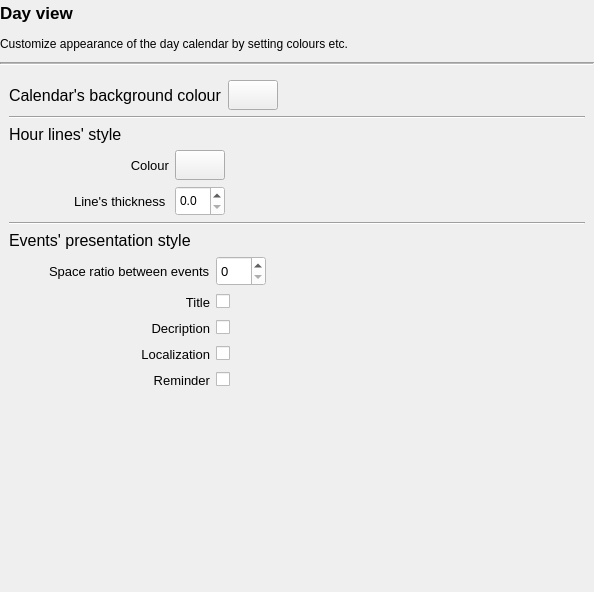
<?xml version="1.0" encoding="UTF-8"?>
<ui version="4.0">
 <class>Form</class>
 <widget class="QWidget" name="Form">
  <property name="geometry">
   <rect>
    <x>0</x>
    <y>0</y>
    <width>594</width>
    <height>592</height>
   </rect>
  </property>
  <property name="windowTitle">
   <string>Form</string>
  </property>
  <layout class="QGridLayout" name="gridLayout">
   <property name="leftMargin">
    <number>0</number>
   </property>
   <property name="topMargin">
    <number>0</number>
   </property>
   <property name="rightMargin">
    <number>0</number>
   </property>
   <property name="bottomMargin">
    <number>0</number>
   </property>
   <item row="3" column="0" colspan="2">
    <widget class="QScrollArea" name="scrollArea">
     <property name="frameShape">
      <enum>QFrame::NoFrame</enum>
     </property>
     <property name="lineWidth">
      <number>1</number>
     </property>
     <property name="widgetResizable">
      <bool>true</bool>
     </property>
     <widget class="QWidget" name="scrollAreaWidgetContents">
      <property name="geometry">
       <rect>
        <x>0</x>
        <y>0</y>
        <width>594</width>
        <height>521</height>
       </rect>
      </property>
      <layout class="QVBoxLayout" name="verticalLayout">
       <item>
        <layout class="QGridLayout" name="gridLayout_2">
         <item row="0" column="0">
          <widget class="QLabel" name="sectionTitleLabel_1">
           <property name="font">
            <font>
             <pointsize>12</pointsize>
            </font>
           </property>
           <property name="text">
            <string>Calendar's background colour</string>
           </property>
          </widget>
         </item>
         <item row="0" column="1">
          <widget class="QPushButton" name="calendarBackColourBtn">
           <property name="minimumSize">
            <size>
             <width>50</width>
             <height>30</height>
            </size>
           </property>
           <property name="maximumSize">
            <size>
             <width>50</width>
             <height>30</height>
            </size>
           </property>
           <property name="text">
            <string/>
           </property>
          </widget>
         </item>
         <item row="0" column="2">
          <spacer name="horizontalSpacer">
           <property name="orientation">
            <enum>Qt::Horizontal</enum>
           </property>
           <property name="sizeHint" stdset="0">
            <size>
             <width>40</width>
             <height>20</height>
            </size>
           </property>
          </spacer>
         </item>
        </layout>
       </item>
       <item>
        <widget class="Line" name="line_2">
         <property name="orientation">
          <enum>Qt::Horizontal</enum>
         </property>
        </widget>
       </item>
       <item>
        <layout class="QGridLayout" name="gridLayout_5">
         <item row="1" column="0">
          <layout class="QGridLayout" name="gridLayout_3">
           <item row="0" column="2">
            <widget class="QPushButton" name="linesColourBtn">
             <property name="minimumSize">
              <size>
               <width>50</width>
               <height>30</height>
              </size>
             </property>
             <property name="maximumSize">
              <size>
               <width>50</width>
               <height>30</height>
              </size>
             </property>
             <property name="text">
              <string/>
             </property>
            </widget>
           </item>
           <item row="0" column="3">
            <spacer name="horizontalSpacer_2">
             <property name="orientation">
              <enum>Qt::Horizontal</enum>
             </property>
             <property name="sizeHint" stdset="0">
              <size>
               <width>40</width>
               <height>20</height>
              </size>
             </property>
            </spacer>
           </item>
           <item row="0" column="1">
            <widget class="QLabel" name="lineColourLabel">
             <property name="minimumSize">
              <size>
               <width>120</width>
               <height>0</height>
              </size>
             </property>
             <property name="maximumSize">
              <size>
               <width>120</width>
               <height>16777215</height>
              </size>
             </property>
             <property name="font">
              <font>
               <pointsize>10</pointsize>
              </font>
             </property>
             <property name="text">
              <string>Colour</string>
             </property>
             <property name="alignment">
              <set>Qt::AlignRight|Qt::AlignTrailing|Qt::AlignVCenter</set>
             </property>
            </widget>
           </item>
           <item row="0" column="0">
            <spacer name="horizontalSpacer_15">
             <property name="orientation">
              <enum>Qt::Horizontal</enum>
             </property>
             <property name="sizeType">
              <enum>QSizePolicy::Fixed</enum>
             </property>
             <property name="sizeHint" stdset="0">
              <size>
               <width>40</width>
               <height>20</height>
              </size>
             </property>
            </spacer>
           </item>
          </layout>
         </item>
         <item row="2" column="0">
          <layout class="QGridLayout" name="gridLayout_4">
           <item row="0" column="0">
            <spacer name="horizontalSpacer_3">
             <property name="orientation">
              <enum>Qt::Horizontal</enum>
             </property>
             <property name="sizeType">
              <enum>QSizePolicy::Fixed</enum>
             </property>
             <property name="sizeHint" stdset="0">
              <size>
               <width>40</width>
               <height>20</height>
              </size>
             </property>
            </spacer>
           </item>
           <item row="0" column="1">
            <widget class="QLabel" name="lineThicknessLabel">
             <property name="minimumSize">
              <size>
               <width>120</width>
               <height>0</height>
              </size>
             </property>
             <property name="maximumSize">
              <size>
               <width>120</width>
               <height>16777215</height>
              </size>
             </property>
             <property name="font">
              <font>
               <pointsize>10</pointsize>
              </font>
             </property>
             <property name="text">
              <string>Line's thickness </string>
             </property>
             <property name="alignment">
              <set>Qt::AlignRight|Qt::AlignTrailing|Qt::AlignVCenter</set>
             </property>
            </widget>
           </item>
           <item row="0" column="2">
            <widget class="QDoubleSpinBox" name="hourLinesThicknessRatioSpinBox">
             <property name="minimumSize">
              <size>
               <width>50</width>
               <height>30</height>
              </size>
             </property>
             <property name="maximumSize">
              <size>
               <width>50</width>
               <height>30</height>
              </size>
             </property>
             <property name="font">
              <font>
               <pointsize>9</pointsize>
              </font>
             </property>
             <property name="styleSheet">
              <string notr="true">background-color: rgb(255,255,255);</string>
             </property>
             <property name="decimals">
              <number>1</number>
             </property>
             <property name="stepType">
              <enum>QAbstractSpinBox::AdaptiveDecimalStepType</enum>
             </property>
            </widget>
           </item>
           <item row="0" column="3">
            <spacer name="horizontalSpacer_4">
             <property name="orientation">
              <enum>Qt::Horizontal</enum>
             </property>
             <property name="sizeHint" stdset="0">
              <size>
               <width>40</width>
               <height>20</height>
              </size>
             </property>
            </spacer>
           </item>
          </layout>
         </item>
         <item row="0" column="0">
          <widget class="QLabel" name="sectionTitleLabel_2">
           <property name="font">
            <font>
             <pointsize>12</pointsize>
            </font>
           </property>
           <property name="text">
            <string>Hour lines' style</string>
           </property>
          </widget>
         </item>
        </layout>
       </item>
       <item>
        <widget class="Line" name="line_3">
         <property name="orientation">
          <enum>Qt::Horizontal</enum>
         </property>
        </widget>
       </item>
       <item>
        <layout class="QGridLayout" name="gridLayout_7">
         <item row="0" column="0">
          <widget class="QLabel" name="sectionTitleLabel_3">
           <property name="font">
            <font>
             <pointsize>12</pointsize>
            </font>
           </property>
           <property name="text">
            <string>Events' presentation style</string>
           </property>
          </widget>
         </item>
         <item row="1" column="0">
          <layout class="QGridLayout" name="gridLayout_6">
           <item row="0" column="0">
            <spacer name="horizontalSpacer_5">
             <property name="orientation">
              <enum>Qt::Horizontal</enum>
             </property>
             <property name="sizeType">
              <enum>QSizePolicy::Fixed</enum>
             </property>
             <property name="sizeHint" stdset="0">
              <size>
               <width>40</width>
               <height>20</height>
              </size>
             </property>
            </spacer>
           </item>
           <item row="0" column="1">
            <widget class="QLabel" name="eventSpaceRatioLabel">
             <property name="font">
              <font>
               <pointsize>10</pointsize>
              </font>
             </property>
             <property name="text">
              <string>Space ratio between events</string>
             </property>
            </widget>
           </item>
           <item row="0" column="3">
            <spacer name="horizontalSpacer_9">
             <property name="orientation">
              <enum>Qt::Horizontal</enum>
             </property>
             <property name="sizeHint" stdset="0">
              <size>
               <width>40</width>
               <height>20</height>
              </size>
             </property>
            </spacer>
           </item>
           <item row="1" column="0">
            <spacer name="horizontalSpacer_6">
             <property name="orientation">
              <enum>Qt::Horizontal</enum>
             </property>
             <property name="sizeType">
              <enum>QSizePolicy::Fixed</enum>
             </property>
             <property name="sizeHint" stdset="0">
              <size>
               <width>40</width>
               <height>20</height>
              </size>
             </property>
            </spacer>
           </item>
           <item row="1" column="1">
            <widget class="QLabel" name="titleLabel_2">
             <property name="font">
              <font>
               <pointsize>10</pointsize>
              </font>
             </property>
             <property name="text">
              <string>Title</string>
             </property>
             <property name="alignment">
              <set>Qt::AlignRight|Qt::AlignTrailing|Qt::AlignVCenter</set>
             </property>
            </widget>
           </item>
           <item row="1" column="2">
            <widget class="QCheckBox" name="titleCheckBox">
             <property name="text">
              <string/>
             </property>
            </widget>
           </item>
           <item row="1" column="3">
            <spacer name="horizontalSpacer_10">
             <property name="orientation">
              <enum>Qt::Horizontal</enum>
             </property>
             <property name="sizeHint" stdset="0">
              <size>
               <width>40</width>
               <height>20</height>
              </size>
             </property>
            </spacer>
           </item>
           <item row="2" column="0">
            <spacer name="horizontalSpacer_7">
             <property name="orientation">
              <enum>Qt::Horizontal</enum>
             </property>
             <property name="sizeType">
              <enum>QSizePolicy::Fixed</enum>
             </property>
             <property name="sizeHint" stdset="0">
              <size>
               <width>40</width>
               <height>20</height>
              </size>
             </property>
            </spacer>
           </item>
           <item row="2" column="1">
            <widget class="QLabel" name="descriptionLabel_2">
             <property name="font">
              <font>
               <pointsize>10</pointsize>
              </font>
             </property>
             <property name="text">
              <string>Decription</string>
             </property>
             <property name="alignment">
              <set>Qt::AlignRight|Qt::AlignTrailing|Qt::AlignVCenter</set>
             </property>
            </widget>
           </item>
           <item row="2" column="2">
            <widget class="QCheckBox" name="descriptionCheckBox">
             <property name="text">
              <string/>
             </property>
            </widget>
           </item>
           <item row="2" column="3">
            <spacer name="horizontalSpacer_11">
             <property name="orientation">
              <enum>Qt::Horizontal</enum>
             </property>
             <property name="sizeHint" stdset="0">
              <size>
               <width>40</width>
               <height>20</height>
              </size>
             </property>
            </spacer>
           </item>
           <item row="3" column="0">
            <spacer name="horizontalSpacer_14">
             <property name="orientation">
              <enum>Qt::Horizontal</enum>
             </property>
             <property name="sizeType">
              <enum>QSizePolicy::Fixed</enum>
             </property>
             <property name="sizeHint" stdset="0">
              <size>
               <width>40</width>
               <height>20</height>
              </size>
             </property>
            </spacer>
           </item>
           <item row="3" column="1">
            <widget class="QLabel" name="localizationLabel">
             <property name="font">
              <font>
               <pointsize>10</pointsize>
              </font>
             </property>
             <property name="text">
              <string>Localization</string>
             </property>
             <property name="alignment">
              <set>Qt::AlignRight|Qt::AlignTrailing|Qt::AlignVCenter</set>
             </property>
            </widget>
           </item>
           <item row="3" column="2">
            <widget class="QCheckBox" name="localizationCheckBox">
             <property name="text">
              <string/>
             </property>
            </widget>
           </item>
           <item row="3" column="3">
            <spacer name="horizontalSpacer_12">
             <property name="orientation">
              <enum>Qt::Horizontal</enum>
             </property>
             <property name="sizeHint" stdset="0">
              <size>
               <width>40</width>
               <height>20</height>
              </size>
             </property>
            </spacer>
           </item>
           <item row="4" column="0">
            <spacer name="horizontalSpacer_8">
             <property name="orientation">
              <enum>Qt::Horizontal</enum>
             </property>
             <property name="sizeType">
              <enum>QSizePolicy::Fixed</enum>
             </property>
             <property name="sizeHint" stdset="0">
              <size>
               <width>40</width>
               <height>20</height>
              </size>
             </property>
            </spacer>
           </item>
           <item row="4" column="1">
            <widget class="QLabel" name="reminderLabel">
             <property name="font">
              <font>
               <pointsize>10</pointsize>
              </font>
             </property>
             <property name="text">
              <string>Reminder</string>
             </property>
             <property name="alignment">
              <set>Qt::AlignRight|Qt::AlignTrailing|Qt::AlignVCenter</set>
             </property>
            </widget>
           </item>
           <item row="4" column="2">
            <widget class="QCheckBox" name="reminderCheckBox">
             <property name="text">
              <string/>
             </property>
            </widget>
           </item>
           <item row="4" column="3">
            <spacer name="horizontalSpacer_13">
             <property name="orientation">
              <enum>Qt::Horizontal</enum>
             </property>
             <property name="sizeHint" stdset="0">
              <size>
               <width>40</width>
               <height>20</height>
              </size>
             </property>
            </spacer>
           </item>
           <item row="0" column="2">
            <widget class="QSpinBox" name="eventSpaceRatioSpinBox">
             <property name="minimumSize">
              <size>
               <width>50</width>
               <height>30</height>
              </size>
             </property>
             <property name="maximumSize">
              <size>
               <width>50</width>
               <height>30</height>
              </size>
             </property>
             <property name="font">
              <font>
               <pointsize>10</pointsize>
              </font>
             </property>
             <property name="styleSheet">
              <string notr="true">background-color: rgb(255,255,255);</string>
             </property>
            </widget>
           </item>
          </layout>
         </item>
        </layout>
       </item>
       <item>
        <spacer name="verticalSpacer">
         <property name="orientation">
          <enum>Qt::Vertical</enum>
         </property>
         <property name="sizeHint" stdset="0">
          <size>
           <width>20</width>
           <height>40</height>
          </size>
         </property>
        </spacer>
       </item>
      </layout>
     </widget>
    </widget>
   </item>
   <item row="1" column="0" colspan="2">
    <widget class="QLabel" name="settingsDescriptionLabel">
     <property name="minimumSize">
      <size>
       <width>0</width>
       <height>25</height>
      </size>
     </property>
     <property name="maximumSize">
      <size>
       <width>16777215</width>
       <height>25</height>
      </size>
     </property>
     <property name="font">
      <font>
       <pointsize>9</pointsize>
      </font>
     </property>
     <property name="text">
      <string>Customize appearance of the day calendar by setting colours etc.</string>
     </property>
    </widget>
   </item>
   <item row="2" column="0" colspan="2">
    <widget class="Line" name="line">
     <property name="midLineWidth">
      <number>1</number>
     </property>
     <property name="orientation">
      <enum>Qt::Horizontal</enum>
     </property>
    </widget>
   </item>
   <item row="0" column="0" colspan="2">
    <widget class="QLabel" name="settingsTitleLabel">
     <property name="minimumSize">
      <size>
       <width>0</width>
       <height>25</height>
      </size>
     </property>
     <property name="maximumSize">
      <size>
       <width>16777215</width>
       <height>25</height>
      </size>
     </property>
     <property name="font">
      <font>
       <pointsize>13</pointsize>
       <weight>75</weight>
       <bold>true</bold>
      </font>
     </property>
     <property name="text">
      <string>Day view</string>
     </property>
    </widget>
   </item>
  </layout>
 </widget>
 <resources/>
 <connections/>
</ui>
